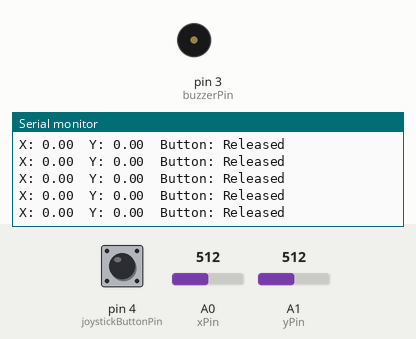
Recording of a sketch running on a simulated Arduino Uno, built with avr-gcc and run on an emulated ATmega328P. Shown: buzzer (waves = sounding, pin HIGH), the last lines printed to the serial monitor. The test bench sets the inputs (shaded band); at power-on: A0 (xPin) = 512, A1 (yPin) = 512, pin 4 (joystickButtonPin) HIGH.

Above: at 4.3 s.
4.4 s: A0 (xPin) set to 493
At 5.5 s:
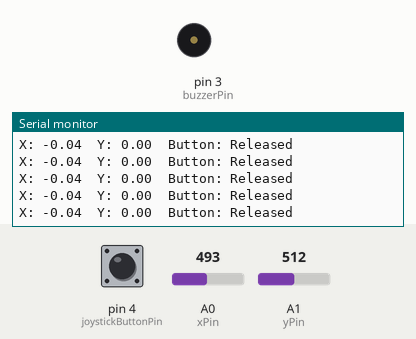
7.4 s: A1 (yPin) set to 499
At 8.2 s:
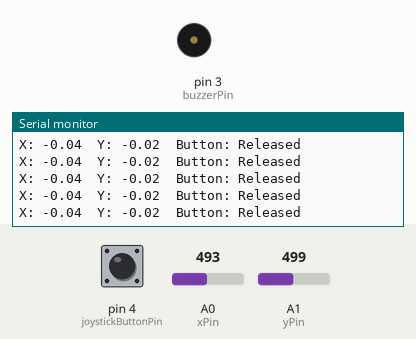

The sketch:

arduino_test.ino
```cpp
#include <LedControl.h>

// Display pins: DIN (data in), CLK (clock), CS (chip select)
const int numDisplays = 2;
LedControl ledController = LedControl(10, 8, 9, numDisplays);

// PWM out pin
int buzzerPin = 3;

// module button in pin
int buttonPin = 2;

int xPin = A0;     // X-axis connected to analog pin A0
int yPin = A1;     // Y-axis connected to analog pin A1
int joystickButtonPin = 4; // Optional button connected to digital pin 2

void setup() {
  // put your setup code here, to run c:\Users\basar\Desktop\arduino_display_test\LedControl\LedControl.honce:
  ledController.shutdown(0, false);
  ledController.shutdown(1, false);
  ledController.setIntensity(0, 1);
  ledController.setIntensity(1, 1);

  pinMode(buzzerPin, OUTPUT);
  pinMode(buttonPin, INPUT); // Set pin as input
  pinMode(joystickButtonPin, INPUT_PULLUP); // Button uses internal pull-up resistor

  Serial.begin(9600);
}

void toneWithVolume(int pin, int freq, int duration, int volume) {
  if (volume < 0)
    volume = 0;
  if (volume > 100)
    volume = 100;

  long period = 1000000L / freq;               // Period in microseconds
  long highTime = period * volume / 100 / 2;   // ON time
  long lowTime = period * (100 - volume) / 100 / 2; // OFF time

  long cycles = (long)freq * duration / 1000;

  for (long i = 0; i < cycles; i++) {
    digitalWrite(pin, HIGH);
    delayMicroseconds(highTime);
    digitalWrite(pin, LOW);
    delayMicroseconds(lowTime);
  }
}

void test_buzzer()
{
  // Play 440 Hz at 20% volume
  toneWithVolume(buzzerPin, 392, 500, 1);
  delay(1000);
}

void test_led_displays()
{
  for (int i = 0; i < 2; i++)
  {
    for (int y = 0; y < 8; y++)
      for (int x = 0; x < 8; x++)
      {
        bool ledState = (x + y) % 2 == i;
        ledController.setLed(0, x, y, ledState);
        ledController.setLed(1, x, y, !ledState);
      }

    delay(500);
  }
}

int buttonState = HIGH;

void test_module_button()
{
  int previousButtonState = buttonState;
  buttonState = digitalRead(buttonPin);
  int buttonPressed = previousButtonState == HIGH && buttonState == LOW;

  // TODO: stop it from printing so many times. use interruptions?
  if (buttonPressed)
  {
    Serial.println("Button is pressed!");
  }
}

void loop() {
  float xValue = analogRead(xPin) / 1023.0 * 2.0 - 1.0;  // Reads 0-1023 (left-right)
  float yValue = analogRead(yPin) / 1023.0 * 2.0 - 1.0;  // Reads 0-1023 (up-down)
  int buttonState = digitalRead(joystickButtonPin);

  Serial.print("X: ");
  Serial.print(xValue);
  Serial.print("\tY: ");
  Serial.print(yValue);
  Serial.print("\tButton: ");
  Serial.println(buttonState == LOW ? "Pressed" : "Released");
}
```

Measured:
- after the input at 4.4 s, the serial monitor: prints a new line after 0.09 s (image 1)
- after the input at 7.4 s, the serial monitor: prints a new line after 0.08 s (image 2)
